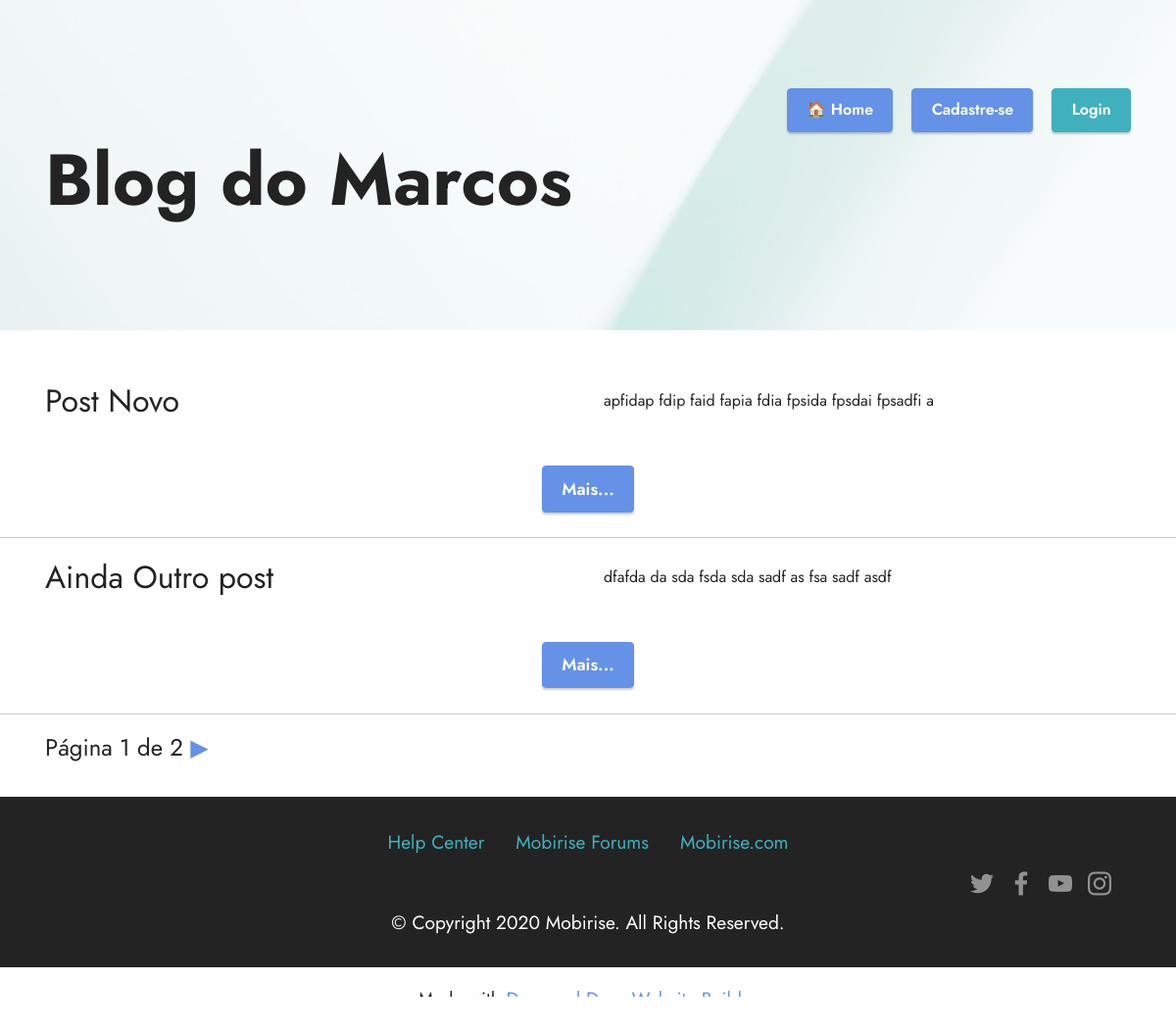
The page /listar/ on the database as committed earlier.
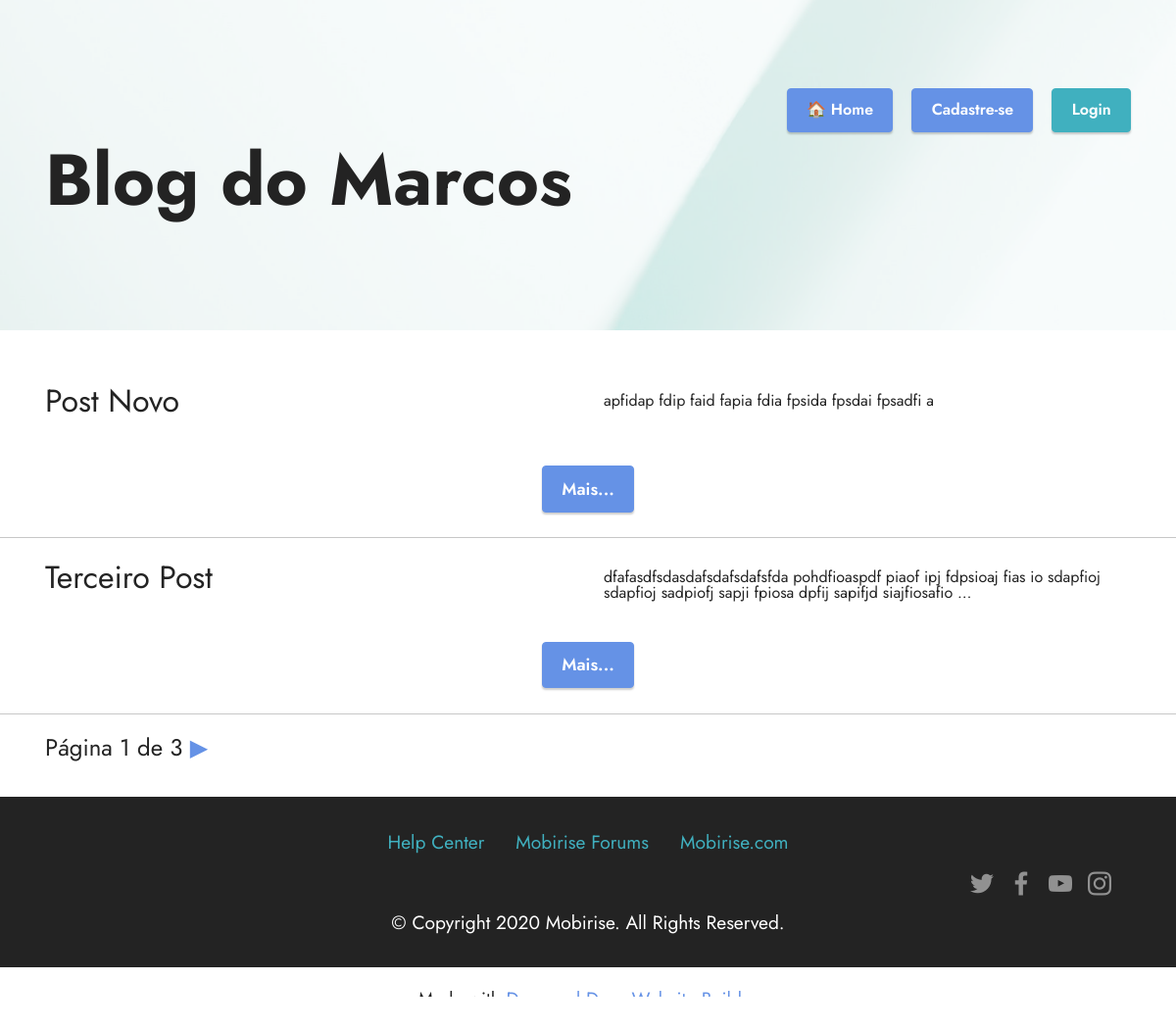
The same page on the database as committed later.
### core/models.py (models this page shows, shortened)
class Post(models.Model):
    objects = models.Manager()
    publicados = PublicadosManager()
    STATUS_CHOICES = (
        ('rascunho', 'Rascunho'),
        ('publicado', 'Publicado'),
    )
    titulo = models.CharField(max_length=70)
    slug = models.SlugField(max_length=70)
    corpo = models.TextField()
    status = models.CharField(max_length=9, choices=STATUS_CHOICES, default='rascunho')
    criado = models.DateTimeField(auto_now_add=True)
    publicado = models.DateTimeField(auto_now=True)
    autor = models.ForeignKey(User, on_delete=models.CASCADE, related_name='posts_autor')
    imagem = StdImageField('Imagem', upload_to='posts',
                           variations={'thumb': {
                                                    'width': 438,
                                                    'height': 438,
                                                    'crop':True
                                                }
                                       },
                           blank=True, null=True
                           )
    class Meta:
        verbose_name = 'Post'
        verbose_name_plural = 'Posts'
        ordering = ('-publicado',)

### core/views.py (the view)
# urls.py: path('listar/', views.ListarPostsListView.as_view(), name='listar_posts'),
class ListarPostsListView(ListView):
    context_object_name = 'posts'
    template_name = 'blog/post/listarposts.html'
    queryset = Post.publicados.all()
    paginate_by = 2

### core/templates/blog/post/listarposts.html (shortened to what this page needs)
{% extends "base.html" %}
{% block conteudo %}
<section data-bs-version="5.1" class="content10 cid-tzVgp39K95" id="content10-1">
    {% for p in posts %}
    <div class="container">
        <div class="row justify-content-center">
            <div class="col-12 col-md">
                <h6 class="mbr-section-subtitle mbr-fonts-style mb-4 display-5">
                    {{ p.titulo }}
                </h6>
            </div>
            <div class="col-md-12 col-lg-6">
                <p class="mbr-text mbr-fonts-style display-7">
                    {{ p.corpo|truncatewords:15|linebreaks }}
                </p>
            </div>
        </div>
        <div class="container">
            <div class="row justify-content-center">
                <div class="col-md-12 col-lg-10">
                    <div class="mbr-section-btn align-center">
                        <a class="btn btn-primary display-4"
                           href="{% url 'detalhe_post' p.publicado.year p.publicado.month p.publicado.day p.slug %}">Mais...</a>
                    </div>
                </div>
            </div>
        </div>
    </div>
    <hr>
    {% endfor %}
    {% include "includes/paginacao.html" with page=page_obj %}
</section>
{% endblock %}

Rows that differ between the two databases and show on the page:
no longer on this page (row unchanged): Post: titulo "Ainda Outro post", corpo "dfafda da sda fsda sda sadf as fsa sadf asdf"
now on this page (row edited): Post: titulo "Terceiro Post", corpo "dfafasdfsdasdafsdafsdafsfda pohdfioaspdf piaof ipj fdpsioaj fias io sdapfioj sdapfioj sadpiofj sapji fpiosa dpfij sapifjd siajfiosafio …"
Other text that changed with them:
{{ page.paginator.num_pages }}: "2" → "3"
